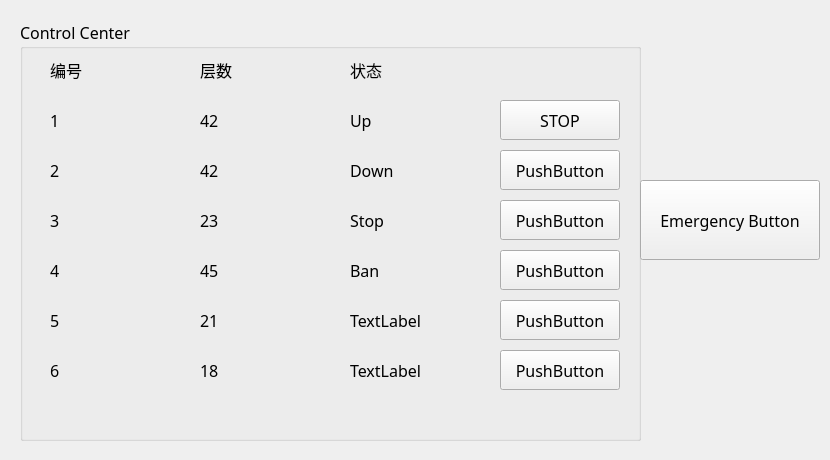
<?xml version="1.0" encoding="UTF-8"?>
<ui version="4.0">
 <class>controller</class>
 <widget class="QWidget" name="controller">
  <property name="geometry">
   <rect>
    <x>0</x>
    <y>0</y>
    <width>830</width>
    <height>460</height>
   </rect>
  </property>
  <property name="minimumSize">
   <size>
    <width>450</width>
    <height>400</height>
   </size>
  </property>
  <property name="font">
   <font>
    <family>思源黑体</family>
    <pointsize>12</pointsize>
   </font>
  </property>
  <property name="windowTitle">
   <string>Building</string>
  </property>
  <widget class="QGroupBox" name="groupBox_btns">
   <property name="geometry">
    <rect>
     <x>20</x>
     <y>20</y>
     <width>621</width>
     <height>421</height>
    </rect>
   </property>
   <property name="title">
    <string>Control Center</string>
   </property>
   <widget class="QPushButton" name="pushButton_2">
    <property name="geometry">
     <rect>
      <x>480</x>
      <y>130</y>
      <width>120</width>
      <height>40</height>
     </rect>
    </property>
    <property name="text">
     <string>PushButton</string>
    </property>
   </widget>
   <widget class="QPushButton" name="pushButton_3">
    <property name="geometry">
     <rect>
      <x>480</x>
      <y>230</y>
      <width>120</width>
      <height>40</height>
     </rect>
    </property>
    <property name="text">
     <string>PushButton</string>
    </property>
   </widget>
   <widget class="QPushButton" name="pushButton_4">
    <property name="geometry">
     <rect>
      <x>480</x>
      <y>280</y>
      <width>120</width>
      <height>40</height>
     </rect>
    </property>
    <property name="text">
     <string>PushButton</string>
    </property>
   </widget>
   <widget class="QPushButton" name="pushButton_5">
    <property name="geometry">
     <rect>
      <x>480</x>
      <y>80</y>
      <width>120</width>
      <height>40</height>
     </rect>
    </property>
    <property name="text">
     <string>STOP</string>
    </property>
   </widget>
   <widget class="QPushButton" name="pushButton_6">
    <property name="geometry">
     <rect>
      <x>480</x>
      <y>180</y>
      <width>120</width>
      <height>40</height>
     </rect>
    </property>
    <property name="text">
     <string>PushButton</string>
    </property>
   </widget>
   <widget class="QLabel" name="label">
    <property name="geometry">
     <rect>
      <x>30</x>
      <y>30</y>
      <width>120</width>
      <height>40</height>
     </rect>
    </property>
    <property name="text">
     <string>编号</string>
    </property>
   </widget>
   <widget class="QLabel" name="label_2">
    <property name="geometry">
     <rect>
      <x>30</x>
      <y>80</y>
      <width>120</width>
      <height>40</height>
     </rect>
    </property>
    <property name="text">
     <string>1</string>
    </property>
   </widget>
   <widget class="QLabel" name="label_3">
    <property name="geometry">
     <rect>
      <x>30</x>
      <y>130</y>
      <width>120</width>
      <height>40</height>
     </rect>
    </property>
    <property name="text">
     <string>2</string>
    </property>
   </widget>
   <widget class="QLabel" name="label_4">
    <property name="geometry">
     <rect>
      <x>30</x>
      <y>180</y>
      <width>120</width>
      <height>40</height>
     </rect>
    </property>
    <property name="text">
     <string>3</string>
    </property>
   </widget>
   <widget class="QLabel" name="label_5">
    <property name="geometry">
     <rect>
      <x>30</x>
      <y>230</y>
      <width>120</width>
      <height>40</height>
     </rect>
    </property>
    <property name="text">
     <string>4</string>
    </property>
   </widget>
   <widget class="QLabel" name="label_6">
    <property name="geometry">
     <rect>
      <x>30</x>
      <y>280</y>
      <width>120</width>
      <height>40</height>
     </rect>
    </property>
    <property name="text">
     <string>5</string>
    </property>
   </widget>
   <widget class="QLabel" name="label_9">
    <property name="geometry">
     <rect>
      <x>30</x>
      <y>330</y>
      <width>120</width>
      <height>40</height>
     </rect>
    </property>
    <property name="text">
     <string>6</string>
    </property>
   </widget>
   <widget class="QLabel" name="label_15">
    <property name="geometry">
     <rect>
      <x>180</x>
      <y>330</y>
      <width>120</width>
      <height>40</height>
     </rect>
    </property>
    <property name="text">
     <string>18</string>
    </property>
   </widget>
   <widget class="QLabel" name="label_16">
    <property name="geometry">
     <rect>
      <x>180</x>
      <y>30</y>
      <width>120</width>
      <height>40</height>
     </rect>
    </property>
    <property name="text">
     <string>层数</string>
    </property>
   </widget>
   <widget class="QLabel" name="label_17">
    <property name="geometry">
     <rect>
      <x>180</x>
      <y>230</y>
      <width>120</width>
      <height>40</height>
     </rect>
    </property>
    <property name="text">
     <string>45</string>
    </property>
   </widget>
   <widget class="QLabel" name="label_18">
    <property name="geometry">
     <rect>
      <x>180</x>
      <y>180</y>
      <width>120</width>
      <height>40</height>
     </rect>
    </property>
    <property name="text">
     <string>23</string>
    </property>
   </widget>
   <widget class="QLabel" name="label_19">
    <property name="geometry">
     <rect>
      <x>180</x>
      <y>80</y>
      <width>120</width>
      <height>40</height>
     </rect>
    </property>
    <property name="text">
     <string>42</string>
    </property>
   </widget>
   <widget class="QLabel" name="label_20">
    <property name="geometry">
     <rect>
      <x>180</x>
      <y>130</y>
      <width>120</width>
      <height>40</height>
     </rect>
    </property>
    <property name="text">
     <string>42</string>
    </property>
   </widget>
   <widget class="QLabel" name="label_21">
    <property name="geometry">
     <rect>
      <x>180</x>
      <y>280</y>
      <width>120</width>
      <height>40</height>
     </rect>
    </property>
    <property name="text">
     <string>21</string>
    </property>
   </widget>
   <widget class="QLabel" name="label_22">
    <property name="geometry">
     <rect>
      <x>330</x>
      <y>330</y>
      <width>120</width>
      <height>40</height>
     </rect>
    </property>
    <property name="text">
     <string>TextLabel</string>
    </property>
   </widget>
   <widget class="QLabel" name="label_23">
    <property name="geometry">
     <rect>
      <x>330</x>
      <y>30</y>
      <width>120</width>
      <height>40</height>
     </rect>
    </property>
    <property name="text">
     <string>状态</string>
    </property>
   </widget>
   <widget class="QLabel" name="label_24">
    <property name="geometry">
     <rect>
      <x>330</x>
      <y>230</y>
      <width>120</width>
      <height>40</height>
     </rect>
    </property>
    <property name="text">
     <string>Ban</string>
    </property>
   </widget>
   <widget class="QLabel" name="label_25">
    <property name="geometry">
     <rect>
      <x>330</x>
      <y>180</y>
      <width>120</width>
      <height>40</height>
     </rect>
    </property>
    <property name="text">
     <string>Stop</string>
    </property>
   </widget>
   <widget class="QLabel" name="label_26">
    <property name="geometry">
     <rect>
      <x>330</x>
      <y>80</y>
      <width>120</width>
      <height>40</height>
     </rect>
    </property>
    <property name="text">
     <string>Up</string>
    </property>
   </widget>
   <widget class="QLabel" name="label_27">
    <property name="geometry">
     <rect>
      <x>330</x>
      <y>130</y>
      <width>120</width>
      <height>40</height>
     </rect>
    </property>
    <property name="text">
     <string>Down</string>
    </property>
   </widget>
   <widget class="QLabel" name="label_28">
    <property name="geometry">
     <rect>
      <x>330</x>
      <y>280</y>
      <width>120</width>
      <height>40</height>
     </rect>
    </property>
    <property name="text">
     <string>TextLabel</string>
    </property>
   </widget>
   <widget class="QPushButton" name="pushButton_14">
    <property name="geometry">
     <rect>
      <x>480</x>
      <y>330</y>
      <width>120</width>
      <height>40</height>
     </rect>
    </property>
    <property name="text">
     <string>PushButton</string>
    </property>
   </widget>
  </widget>
  <widget class="QPushButton" name="pushButton_7">
   <property name="geometry">
    <rect>
     <x>640</x>
     <y>180</y>
     <width>180</width>
     <height>80</height>
    </rect>
   </property>
   <property name="text">
    <string>Emergency Button</string>
   </property>
  </widget>
 </widget>
 <resources/>
 <connections/>
</ui>
